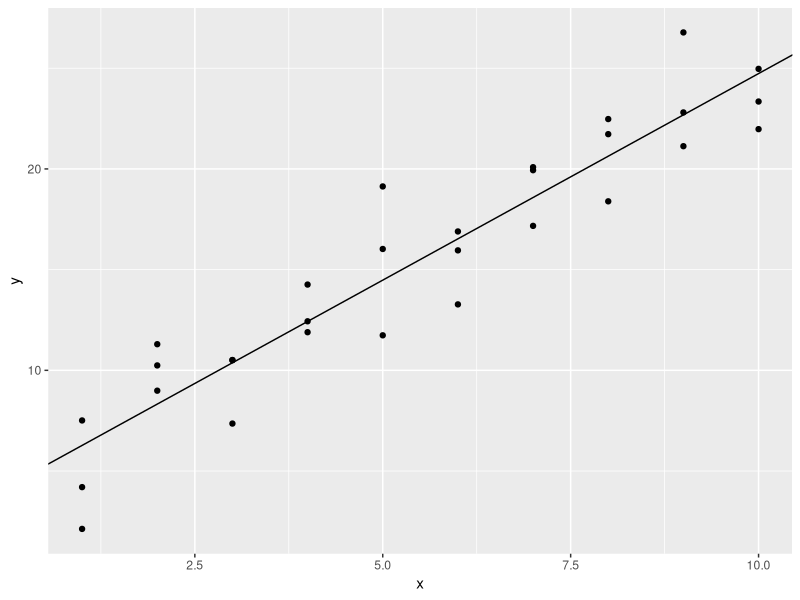

This chart was generated by the following R code:
library(tidyverse)
library(modelr)

sim1

model_lm <- lm(y ~ x, data = sim1)
coef <- coef(model_lm)
coef

ggplot(sim1, aes(x, y)) +
  geom_point() +
  geom_abline(intercept = coef[1],
              slope = coef[2])
